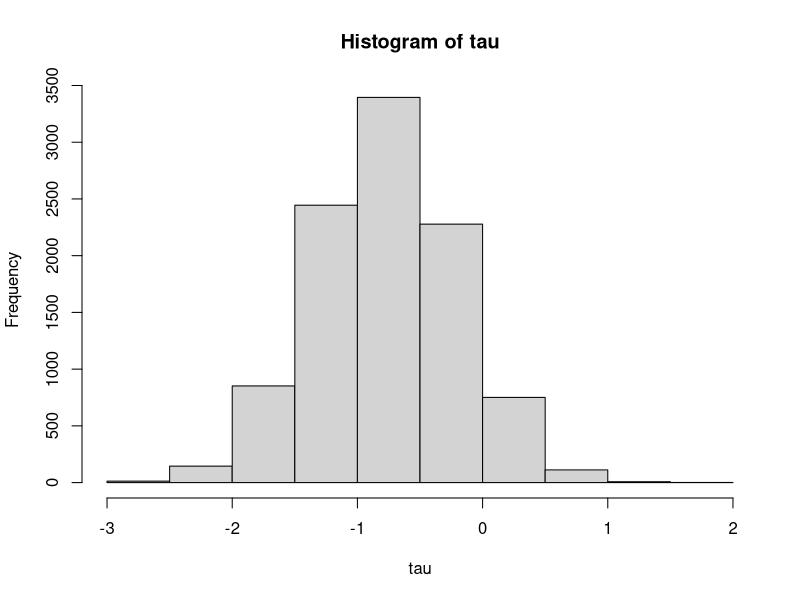
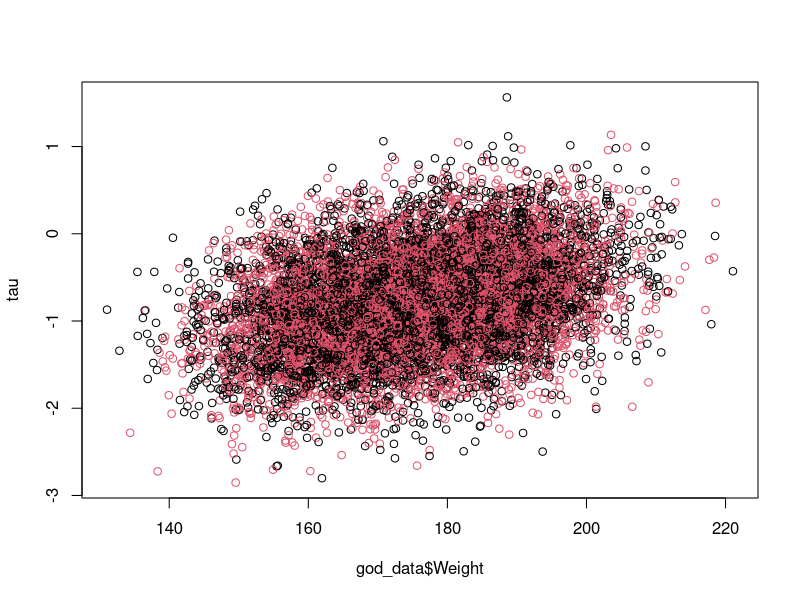
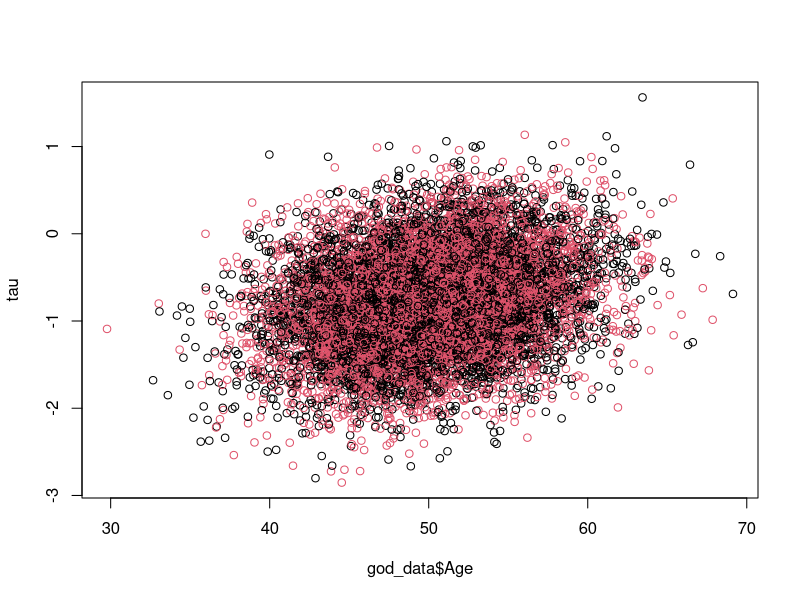
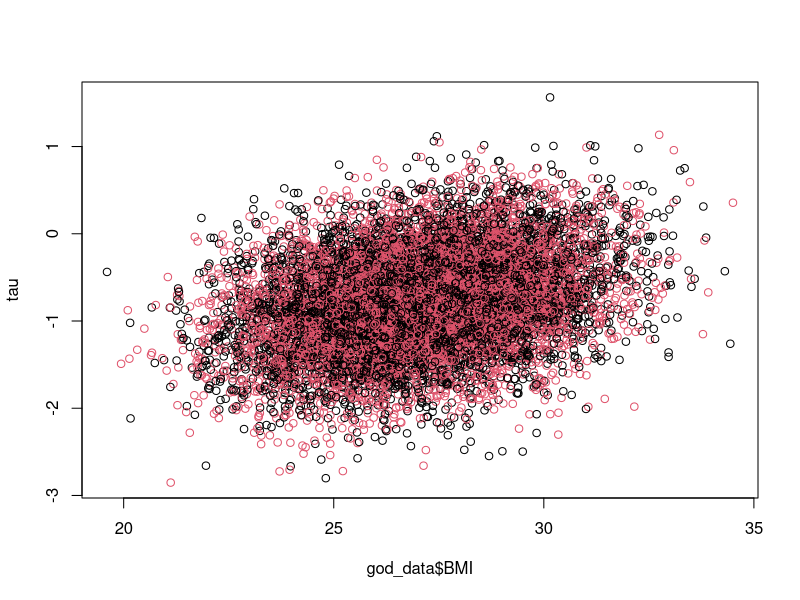
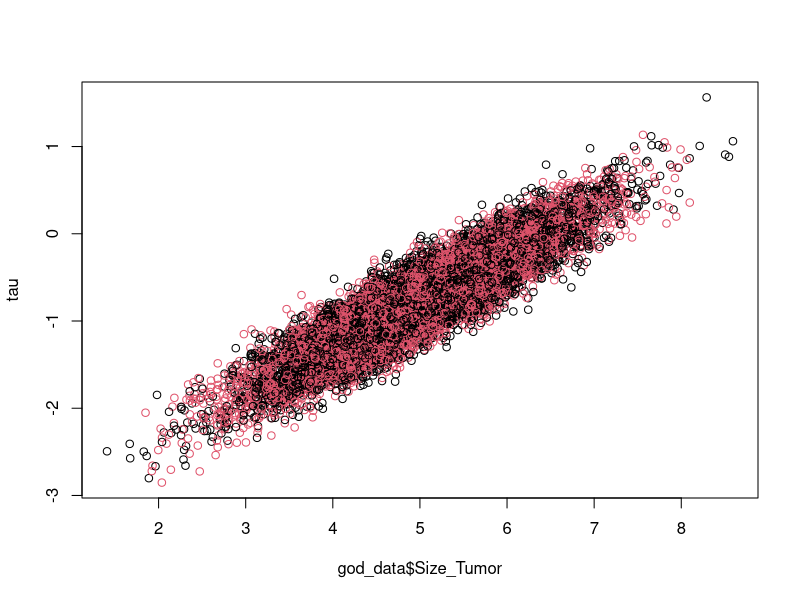

These charts were generated, in order, by the following R code:
## ---- chunk 1
knitr::opts_chunk$set(echo = TRUE)
## ---- chunk 2
set.seed(1234)
n <- 10000
p <- 7

# create the covariates such that they are normalized
Xi <- matrix(NA,n,p)

Xi[,1] <-  rbinom(10000,1,0.52) # Gender
Xi[,2] <- ifelse(Xi[,1] == 1, rnorm(n,185,10),rnorm(n,165,10)) # Weight
Xi[,3] <- rnorm(n,50,5)# Age
Xi[,4] <- Xi[,2]/7 + 2 + rnorm(n) # BMI
Xi[,5] <- (rnorm(n,5,1)) # Tumor Size
Xi[,6] <- rbinom(10000, 1, 0.7) # HBP
Xi[,7] <- rbinom(10000,1,(Xi[,5]-min(Xi[,5]))/(max(Xi[,5])-min(Xi[,5]))) # Relapse
 
X_mat <- cbind(rep(1, n),Xi)
colnames(X_mat) = c('beta0','Gender','Weight', 'Age', 'BMI', 'Size_Tumor','HBP', 'Relapse')
# Parameters 
# beta - vector of slopes for the covariates to generate Y
beta <- c(-0.98, 0.803, 2.2, 1.17, 0.77, 0.027, 1.18, 0.187)
# vector of slopes for the covariates to generate tau
gamma <- c(-7, 0.064, 0.0099, 0.0303, 0.0124, 0.523, -0.0099, -0.00288)

tau <- X_mat%*%gamma 
Y0 <- (X_mat/100)%*%beta + rnorm(n,0,1)
Y1 <- (X_mat/100)%*%beta + tau + rnorm(n, 0, 1)
## ---- chunk 3
hist(tau)
mean(tau)
## ---- chunk 4
treat = rbinom(n, 1, 0.5)
researcher_data  <- data.frame(X_mat[,-1], treat = treat, Y = ifelse(treat == 1, Y1, Y0))
god_data <- data.frame(X_mat[,-1], treat = treat, Y1 = Y1, Y0 = Y0)

plot(god_data$Weight, tau,col = treat+1)
plot(god_data$Age, tau,col = treat+1)
plot(god_data$BMI, tau,col = treat+1)
plot(god_data$Size_Tumor, tau,col = treat+1)
## ---- chunk 5
